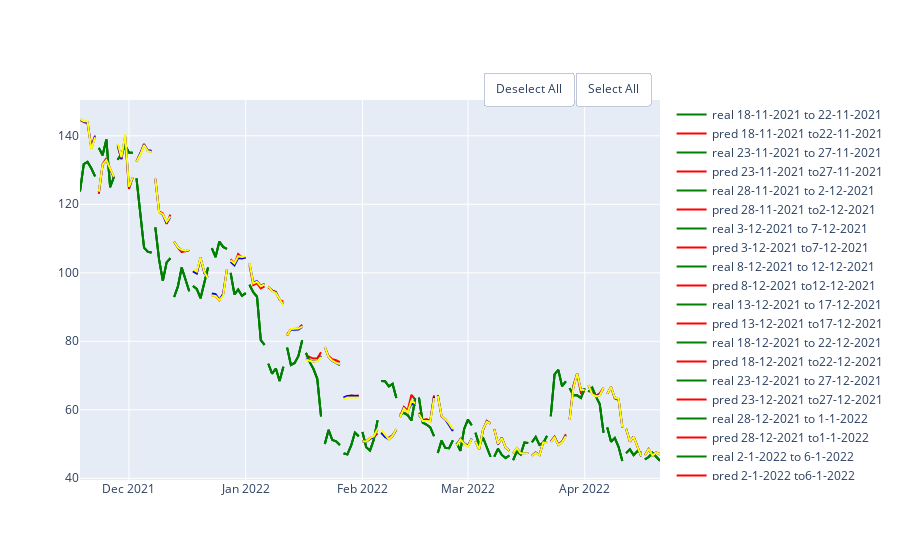

Source (notebook cell):
### Code cell
rf_10 = RandomForestRegressor(random_state=10,criterion='mse', max_depth=5, max_features='auto', n_estimators=50)
rf_20 = RandomForestRegressor(random_state=10,criterion='mse', max_depth=5, max_features='auto',n_estimators=100)
rf_30 = RandomForestRegressor(random_state=10,criterion='mse', max_depth=5,max_features='auto', n_estimators=150)
df = pd.DataFrame(columns = ['MAE', 'MSE','RMSE', 'R2'], index = ['50','100', '150'])
show_results(df, df_axs,'close',100,5,rf_10, rf_20,rf_30)
